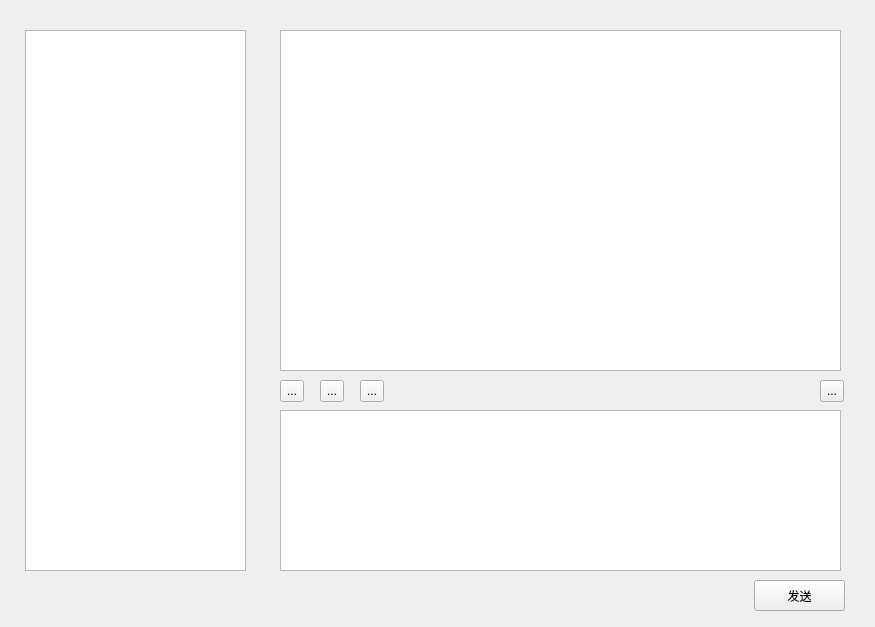
<?xml version="1.0" encoding="UTF-8"?>
<ui version="4.0">
 <class>ChatRoom</class>
 <widget class="QWidget" name="ChatRoom">
  <property name="geometry">
   <rect>
    <x>0</x>
    <y>0</y>
    <width>875</width>
    <height>627</height>
   </rect>
  </property>
  <property name="windowTitle">
   <string>Form</string>
  </property>
  <widget class="ListWidget" name="listWidget">
   <property name="geometry">
    <rect>
     <x>25</x>
     <y>30</y>
     <width>221</width>
     <height>541</height>
    </rect>
   </property>
  </widget>
  <widget class="PlainTextEdit" name="plainTextEdit">
   <property name="geometry">
    <rect>
     <x>280</x>
     <y>410</y>
     <width>561</width>
     <height>161</height>
    </rect>
   </property>
  </widget>
  <widget class="PlainTextEdit" name="plainTextEdit_2">
   <property name="geometry">
    <rect>
     <x>280</x>
     <y>30</y>
     <width>561</width>
     <height>341</height>
    </rect>
   </property>
  </widget>
  <widget class="TransparentToolButton" name="toolButton">
   <property name="geometry">
    <rect>
     <x>280</x>
     <y>380</y>
     <width>24</width>
     <height>22</height>
    </rect>
   </property>
   <property name="text">
    <string>...</string>
   </property>
  </widget>
  <widget class="TransparentToolButton" name="toolButton_2">
   <property name="geometry">
    <rect>
     <x>320</x>
     <y>380</y>
     <width>24</width>
     <height>22</height>
    </rect>
   </property>
   <property name="text">
    <string>...</string>
   </property>
  </widget>
  <widget class="PushButton" name="pushButton">
   <property name="geometry">
    <rect>
     <x>754</x>
     <y>580</y>
     <width>91</width>
     <height>31</height>
    </rect>
   </property>
   <property name="text">
    <string>发送</string>
   </property>
  </widget>
  <widget class="TransparentToolButton" name="toolButton_3">
   <property name="geometry">
    <rect>
     <x>820</x>
     <y>380</y>
     <width>24</width>
     <height>22</height>
    </rect>
   </property>
   <property name="text">
    <string>...</string>
   </property>
  </widget>
  <widget class="TransparentToolButton" name="toolButton_4">
   <property name="geometry">
    <rect>
     <x>360</x>
     <y>380</y>
     <width>24</width>
     <height>22</height>
    </rect>
   </property>
   <property name="text">
    <string>...</string>
   </property>
  </widget>
 </widget>
 <customwidgets>
  <customwidget>
   <class>PushButton</class>
   <extends>QPushButton</extends>
   <header>qfluentwidgets</header>
  </customwidget>
  <customwidget>
   <class>PlainTextEdit</class>
   <extends>QPlainTextEdit</extends>
   <header>qfluentwidgets</header>
  </customwidget>
  <customwidget>
   <class>ListWidget</class>
   <extends>QListWidget</extends>
   <header>qfluentwidgets</header>
  </customwidget>
  <customwidget>
   <class>TransparentToolButton</class>
   <extends>QToolButton</extends>
   <header>qfluentwidgets</header>
  </customwidget>
 </customwidgets>
 <resources/>
 <connections/>
</ui>
